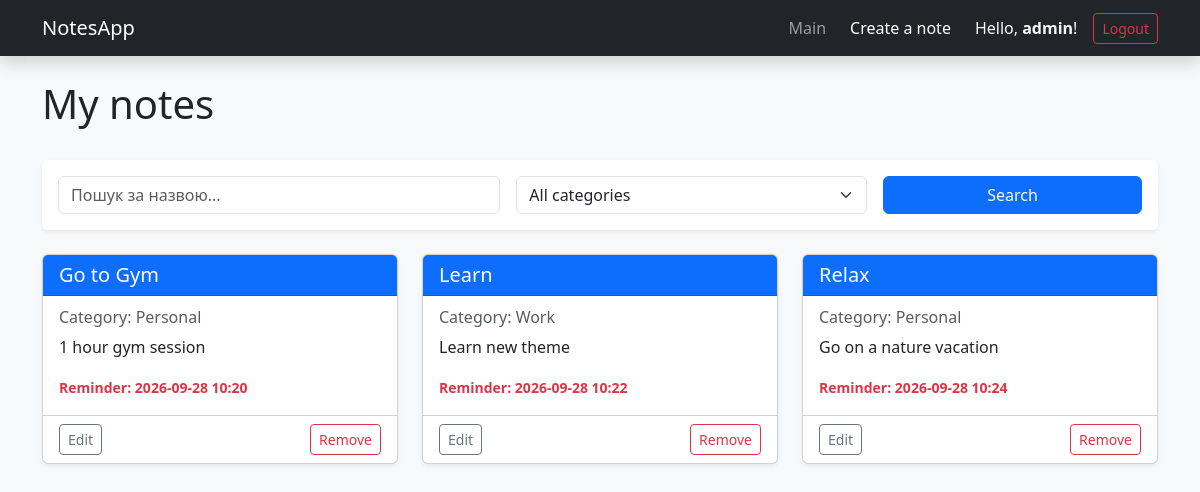
The app's page / (signed in) with its own data.
### notes/models.py (models this page shows, shortened)
class Note(models.Model):
    user = models.ForeignKey(User, on_delete=models.CASCADE, default=1)
    title = models.CharField(max_length=200)
    text = models.TextField(verbose_name="Note text")
    reminder = models.DateTimeField(
        null=True, blank=True, verbose_name="Reminder"
    )
    category = models.ForeignKey(
        Category, on_delete=models.CASCADE, related_name="notes"
    )

class Category(models.Model):
    title = models.CharField(max_length=100)

### notes/views.py (the view)
# urls.py: path('', home_text, name='home_text'),
@login_required(login_url='login')
def home_text(request):
    notes_data = Note.objects.filter(user=request.user)
    categories = Category.objects.all()
    search_query = request.GET.get('search', '')
    if search_query:
        notes_data = notes_data.filter(title__icontains=search_query)
    category_id = request.GET.get('category', '')
    if category_id:
        notes_data = notes_data.filter(category_id=category_id)
    context = {
        'title': 'My notes',
        'notes': notes_data,
        'categories': categories,
        'search_query': search_query,
        'category_id': int(category_id) if category_id else '',
    }
    return render(request, 'notes/home_text.html', context)

### notes/templates/notes/home_text.html (shortened to what this page needs)
{% extends 'notes/base.html' %}
{% block content %}
<div class="d-flex justify-content-between align-items-center mb-4">
    <h1 class="display-6">{{ title }}</h1>
</div>
<div class="card mb-4 shadow-sm border-0">
    <div class="card-body bg-white rounded">
        <form method="GET" action="" class="row g-3">
            <div class="col-md-5">
                <input type="text" class="form-control" name="search" value="{{ search_query }}" placeholder="Пошук за назвою...">
            </div>
            <div class="col-md-4">
                <select class="form-select" name="category">
                    <option value="">All categories</option>
                </select>
            </div>
            <div class="col-md-3">
                <button type="submit" class="btn btn-primary w-100">Search</button>
            </div>
        </form>
    </div>
</div>
<div class="row">
    {% for note in notes %}
    <div class="col-md-4 mb-4">
        <div class="card h-100 shadow-sm">
            <div class="card-header bg-primary text-white">
                <h5 class="card-title mb-0">{{ note.title }}</h5>
            </div>
            <div class="card-body">
                <h6 class="card-subtitle mb-2 text-muted">Category: {{ note.category.title }}</h6>
                <p class="card-text">{{ note.text }}</p>
                {% if note.reminder %}
                <p class="card-text"><small class="text-danger fw-bold">Reminder: {{ note.reminder|date:"Y-m-d H:i" }}</small></p>
                {% endif %}
            </div>
            <div class="card-footer bg-transparent">
                <a href="{% url 'note_edit' note.id %}" class="btn btn-sm btn-outline-secondary">Edit</a>
                <a href="{% url 'note_delete' note.id %}" class="btn btn-sm btn-outline-danger float-end">Remove</a>
            </div>
        </div>
    </div>
    {% empty %}
    <div class="col-12">
        <div class="alert alert-info">There are no notes yet or no notes were found for your request.</div>
    </div>
    {% endfor %}
</div>
{% endblock %}

### notes/templates/notes/base.html (shortened to what this page needs)
<!DOCTYPE html>
<html lang="uk">
<head>
    <link href="https://cdn.jsdelivr.net/npm/bootstrap@5.3.0/dist/css/bootstrap.min.css" rel="stylesheet">
</head>
<body class="bg-light">
    <nav class="navbar navbar-expand-lg navbar-dark bg-dark mb-4 shadow">
        <div class="container">
            <a class="navbar-brand" href="{% url 'home_text' %}">NotesApp</a>
            <div class="collapse navbar-collapse">
                <ul class="navbar-nav ms-auto align-items-center">
    <li class="nav-item">
        <a class="nav-link" href="{% url 'home_text' %}">Main</a>
    </li>
    <li class="nav-item">
        <a class="nav-link btn btn-outline-success ms-2 me-3 text-white" href="{% url 'note_create' %}">Create a note</a>
    </li>
    {% if user.is_authenticated %}
        <li class="nav-item text-light me-3">
            Hello, <strong>{{ user.username }}</strong>!
        </li>
        <li class="nav-item">
            <form action="{% url 'logout' %}" method="post" class="d-inline">
                <button type="submit" class="btn btn-outline-danger btn-sm">Logout</button>
            </form>
        </li>
    {% else %}
        <li class="nav-item">
            <a href="{% url 'login' %}" class="btn btn-primary btn-sm">Login</a>
        </li>
    {% endif %}
</ul>
            </div>
        </div>
    </nav>
    <div class="container">
        {% block content %}
        {% endblock %}
    </div>
</body>
</html>

### records on screen
Note: title "Go to Gym", category "Personal", text "1 hour gym session", reminder "2026-09-28 10:20"
Note: title "Learn", category "Work", text "Learn new theme", reminder "2026-09-28 10:22"
Note: title "Relax", category "Personal", text "Go on a nature vacation", reminder "2026-09-28 10:24"

### other values on screen
{{ user.username }} "admin"
{{ title }} "My notes"
